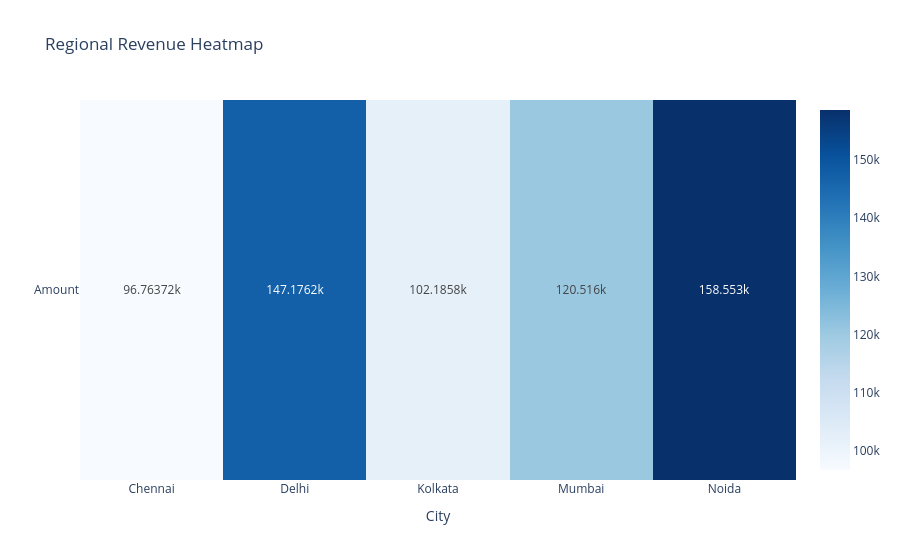

The cell this chart's notebook holds for it:
### Code cell
fig = px.imshow(q6_matrix, 
                text_auto=True, 
                aspect="auto", 
                title="Regional Revenue Heatmap",
                color_continuous_scale='Blues')

fig.show()

### Figure 1 — Plotly figure (JSON) as saved in the notebook; plotly's stock layout.template omitted (floating-point values rounded to 4 significant figures)
{"data": [{"coloraxis": "coloraxis", "hovertemplate": "City: %{x}<br>y: %{y}<br>color: %{z}<extra></extra>", "name": "0", "texttemplate": "%{z}", "type": "heatmap", "x": ["Chennai", "Delhi", "Kolkata", "Mumbai", "Noida"], "xaxis": "x", "y": ["Amount"], "yaxis": "y", "z": [[96760.0, 147200.0, 102200.0, 120500.0, 158600.0]]}], "layout": {"coloraxis": {"colorscale": [[0, "rgb(247,251,255)"], [0.125, "rgb(222,235,247)"], [0.25, "rgb(198,219,239)"], [0.375, "rgb(158,202,225)"], [0.5, "rgb(107,174,214)"], [0.625, "rgb(66,146,198)"], [0.75, "rgb(33,113,181)"], [0.875, "rgb(8,81,156)"], [1, "rgb(8,48,107)"]]}, "title": {"text": "Regional Revenue Heatmap"}, "xaxis": {"anchor": "y", "domain": [0, 1], "title": {"text": "City"}}, "yaxis": {"anchor": "x", "autorange": "reversed", "domain": [0, 1]}}}
